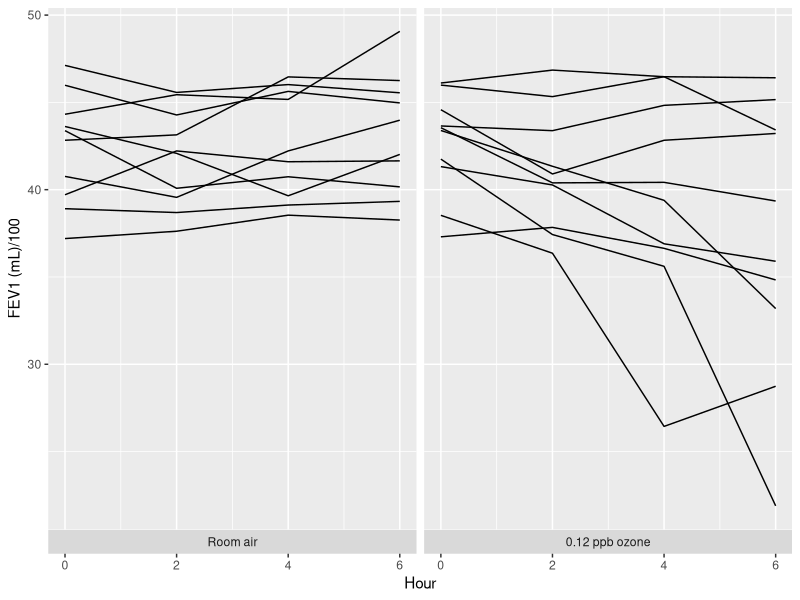
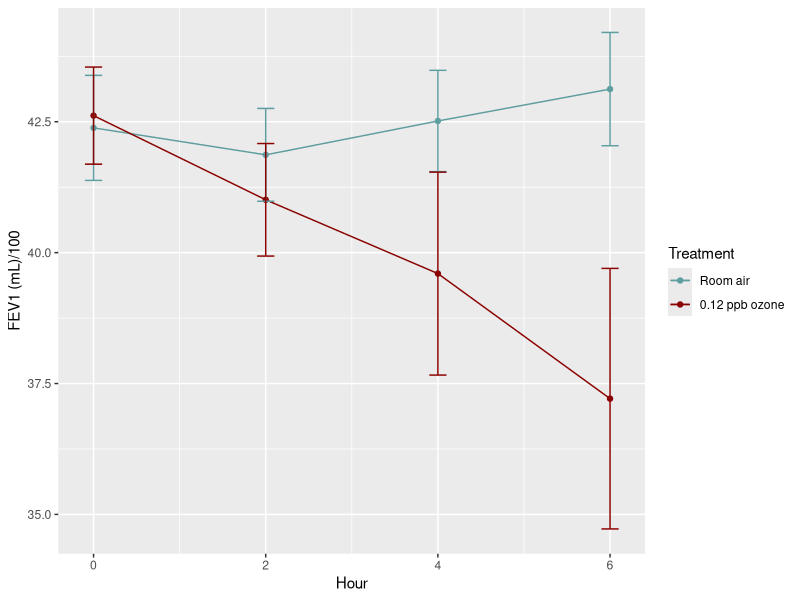

Source code (R) for these figures, in order:
## ---- chunk 1
knitr::opts_chunk$set(echo = FALSE, dev = "pdf")
library("ggplot2")
library("nlme")
library("dplyr")
## ---- chunk 2
ozone.long <- read.csv(file = "data/ozone0246.csv", header = FALSE)
colnames(ozone.long) <- c("subject", "hour", "group", "FEV1")
ozone.long$cat.hour <- as.factor(ozone.long$hour)
## ---- chunk 3
# Vector for labeling facets
group_labels <- c("0" = "Room air", "1" = "0.12 ppb ozone")

# Plot responses over time, faceting by group
time.plot <- ggplot(data = ozone.long, mapping = aes(x = hour, y = FEV1, group = subject)) +
  geom_line() +
  ylab(label = "FEV1 (mL)/100") +
  xlab(label = "Hour") +
  facet_grid(~ group, switch = "x", labeller = labeller(group = group_labels))
time.plot
## ---- chunk 4
# Extract mean, sd, and counts
desc.stats <- ozone.long %>% 
  group_by(group, hour) %>% 
  summarize(mean = mean(FEV1), sd = sd(FEV1), count = n())

# Convert to a df and calculate SE
desc.stats <- data.frame(desc.stats)
desc.stats$group <- as.factor(desc.stats$group)
desc.stats$se <- desc.stats$sd / sqrt(desc.stats$count)


# Plot both control and treatment group means
means.plot <- ggplot(data = desc.stats, mapping = aes(x = hour, y = mean, color = group, group = group)) +
  geom_point() +
  geom_line() +
  geom_errorbar(data = desc.stats, mapping = aes(x = hour, ymin = (mean - se), ymax = (mean + se)), width = 0.2) +
  scale_color_manual(name = "Treatment", values = c("cadetblue", "darkred"), labels = group_labels) +
  ylab(label = "FEV1 (mL)/100") +
  xlab(label = "Hour")
means.plot
## ---- chunk 5
# Build gls unstructured variance model
maximal.model <- gls(FEV1 ~ group + cat.hour + group * cat.hour,
                     data = ozone.long,
                     correlation = corSymm(form = ~1|subject),
                     weights = varIdent(form = ~1|cat.hour),
                     method = "REML")

maximal.summary <- summary(maximal.model)
